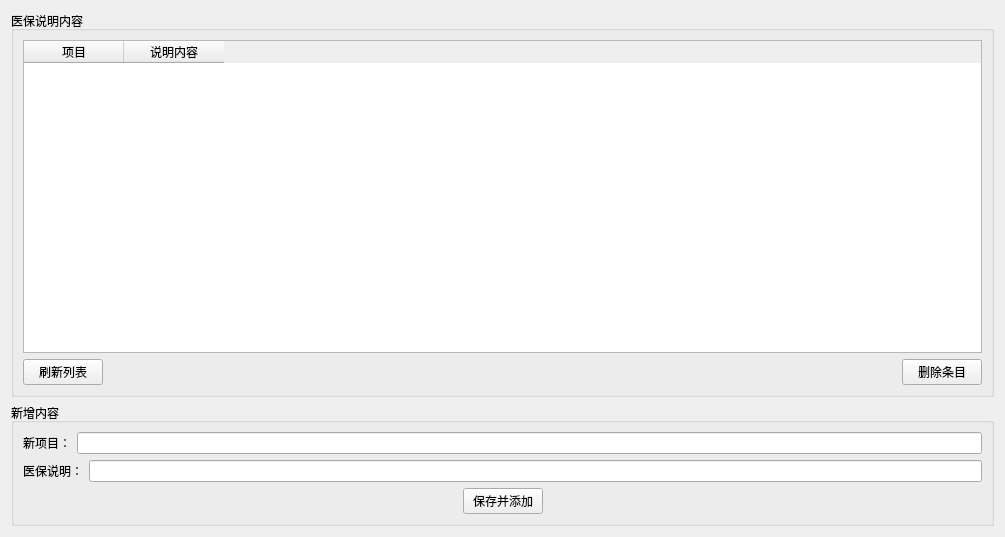
<?xml version="1.0" encoding="UTF-8"?>
<ui version="4.0">
 <class>editer</class>
 <widget class="QWidget" name="editer">
  <property name="windowModality">
   <enum>Qt::ApplicationModal</enum>
  </property>
  <property name="geometry">
   <rect>
    <x>0</x>
    <y>0</y>
    <width>1005</width>
    <height>537</height>
   </rect>
  </property>
  <property name="windowTitle">
   <string>医保说明编辑器</string>
  </property>
  <layout class="QVBoxLayout" name="verticalLayout_3">
   <item>
    <widget class="QGroupBox" name="groupBox">
     <property name="title">
      <string>医保说明内容</string>
     </property>
     <layout class="QVBoxLayout" name="verticalLayout_2">
      <item>
       <widget class="QTableWidget" name="tableWidget">
        <column>
         <property name="text">
          <string>项目</string>
         </property>
        </column>
        <column>
         <property name="text">
          <string>说明内容</string>
         </property>
        </column>
       </widget>
      </item>
      <item>
       <layout class="QHBoxLayout" name="horizontalLayout_4">
        <item>
         <widget class="QPushButton" name="pushButton_4">
          <property name="text">
           <string>刷新列表</string>
          </property>
         </widget>
        </item>
        <item>
         <spacer name="horizontalSpacer_3">
          <property name="orientation">
           <enum>Qt::Horizontal</enum>
          </property>
          <property name="sizeHint" stdset="0">
           <size>
            <width>40</width>
            <height>20</height>
           </size>
          </property>
         </spacer>
        </item>
        <item>
         <widget class="QPushButton" name="pushButton_2">
          <property name="text">
           <string>删除条目</string>
          </property>
         </widget>
        </item>
       </layout>
      </item>
     </layout>
    </widget>
   </item>
   <item>
    <widget class="QGroupBox" name="groupBox_2">
     <property name="title">
      <string>新增内容</string>
     </property>
     <layout class="QVBoxLayout" name="verticalLayout">
      <item>
       <layout class="QHBoxLayout" name="horizontalLayout">
        <item>
         <widget class="QLabel" name="label">
          <property name="text">
           <string>新项目：</string>
          </property>
         </widget>
        </item>
        <item>
         <widget class="QLineEdit" name="lineEdit"/>
        </item>
       </layout>
      </item>
      <item>
       <layout class="QHBoxLayout" name="horizontalLayout_2">
        <item>
         <widget class="QLabel" name="label_2">
          <property name="text">
           <string>医保说明：</string>
          </property>
         </widget>
        </item>
        <item>
         <widget class="QLineEdit" name="lineEdit_2"/>
        </item>
       </layout>
      </item>
      <item>
       <layout class="QHBoxLayout" name="horizontalLayout_3">
        <item>
         <spacer name="horizontalSpacer">
          <property name="orientation">
           <enum>Qt::Horizontal</enum>
          </property>
          <property name="sizeHint" stdset="0">
           <size>
            <width>40</width>
            <height>20</height>
           </size>
          </property>
         </spacer>
        </item>
        <item>
         <widget class="QPushButton" name="pushButton">
          <property name="text">
           <string>保存并添加</string>
          </property>
         </widget>
        </item>
        <item>
         <spacer name="horizontalSpacer_2">
          <property name="orientation">
           <enum>Qt::Horizontal</enum>
          </property>
          <property name="sizeHint" stdset="0">
           <size>
            <width>40</width>
            <height>20</height>
           </size>
          </property>
         </spacer>
        </item>
       </layout>
      </item>
     </layout>
    </widget>
   </item>
  </layout>
 </widget>
 <resources/>
 <connections/>
</ui>
